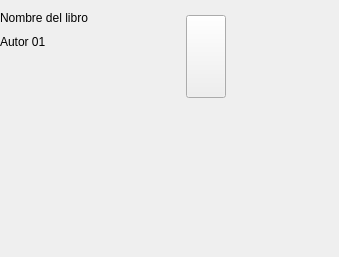
<?xml version="1.0" encoding="UTF-8"?>
<ui version="4.0">
 <class>LibraryBookToCollectionItem</class>
 <widget class="QWidget" name="LibraryBookToCollectionItem">
  <property name="geometry">
   <rect>
    <x>0</x>
    <y>0</y>
    <width>339</width>
    <height>257</height>
   </rect>
  </property>
  <property name="sizePolicy">
   <sizepolicy hsizetype="Preferred" vsizetype="Minimum">
    <horstretch>0</horstretch>
    <verstretch>0</verstretch>
   </sizepolicy>
  </property>
  <property name="windowTitle">
   <string>Form</string>
  </property>
  <property name="styleSheet">
   <string notr="true" />
  </property>
  <widget class="QWidget" name="BookToCollectionItemCont" native="true">
   <property name="geometry">
    <rect>
     <x>0</x>
     <y>0</y>
     <width>339</width>
     <height>78</height>
    </rect>
   </property>
   <property name="minimumSize">
    <size>
     <width>240</width>
     <height>55</height>
    </size>
   </property>
   <property name="maximumSize">
    <size>
     <width>339</width>
     <height>78</height>
    </size>
   </property>
   <property name="styleSheet">
    <string notr="true" />
   </property>
   <layout class="QHBoxLayout" name="horizontalLayout_3">
    <property name="spacing">
     <number>0</number>
    </property>
    <property name="margin">
     <number>0</number>
    </property>
    <item>
     <widget class="QWidget" name="bookCont" native="true">
      <property name="sizePolicy">
       <sizepolicy hsizetype="Expanding" vsizetype="Preferred">
        <horstretch>0</horstretch>
        <verstretch>0</verstretch>
       </sizepolicy>
      </property>
      <layout class="QVBoxLayout" name="verticalLayout">
       <property name="spacing">
        <number>0</number>
       </property>
       <property name="margin">
        <number>0</number>
       </property>
       <item>
        <widget class="ElidedLabel" name="bookTitleLabel">
         <property name="sizePolicy">
          <sizepolicy hsizetype="Expanding" vsizetype="Expanding">
           <horstretch>0</horstretch>
           <verstretch>0</verstretch>
          </sizepolicy>
         </property>
         <property name="minimumSize">
          <size>
           <width>0</width>
           <height>35</height>
          </size>
         </property>
         <property name="maximumSize">
          <size>
           <width>849</width>
           <height>49</height>
          </size>
         </property>
         <property name="text">
          <string>Nombre del libro</string>
         </property>
         <property name="alignment">
          <set>Qt::AlignLeading|Qt::AlignLeft|Qt::AlignVCenter</set>
         </property>
         <property name="wordWrap">
          <bool>false</bool>
         </property>
         <property name="indent">
          <number>0</number>
         </property>
        </widget>
       </item>
       <item>
        <widget class="ElidedLabel" name="booksNumberLlb">
         <property name="sizePolicy">
          <sizepolicy hsizetype="Preferred" vsizetype="Expanding">
           <horstretch>0</horstretch>
           <verstretch>0</verstretch>
          </sizepolicy>
         </property>
         <property name="minimumSize">
          <size>
           <width>0</width>
           <height>0</height>
          </size>
         </property>
         <property name="maximumSize">
          <size>
           <width>14142</width>
           <height>16777215</height>
          </size>
         </property>
         <property name="text">
          <string>Autor 01</string>
         </property>
         <property name="alignment">
          <set>Qt::AlignLeading|Qt::AlignLeft|Qt::AlignVCenter</set>
         </property>
         <property name="indent">
          <number>0</number>
         </property>
        </widget>
       </item>
       <item>
        <spacer name="verticalSpacer">
         <property name="orientation">
          <enum>Qt::Vertical</enum>
         </property>
         <property name="sizeHint" stdset="0">
          <size>
           <width>28</width>
           <height>57</height>
          </size>
         </property>
        </spacer>
       </item>
      </layout>
     </widget>
    </item>
    <item>
     <spacer name="horizontalSpacer">
      <property name="orientation">
       <enum>Qt::Horizontal</enum>
      </property>
      <property name="sizeType">
       <enum>QSizePolicy::Minimum</enum>
      </property>
      <property name="sizeHint" stdset="0">
       <size>
        <width>71</width>
        <height>28</height>
       </size>
      </property>
     </spacer>
    </item>
   </layout>
  </widget>
  <widget class="QWidget" name="addBookCont" native="true">
   <property name="geometry">
    <rect>
     <x>0</x>
     <y>0</y>
     <width>226</width>
     <height>113</height>
    </rect>
   </property>
   <layout class="QHBoxLayout" name="horizontalLayout">
    <property name="spacing">
     <number>0</number>
    </property>
    <property name="margin">
     <number>0</number>
    </property>
    <item>
     <spacer name="horizontalSpacer_2">
      <property name="orientation">
       <enum>Qt::Horizontal</enum>
      </property>
      <property name="sizeHint" stdset="0">
       <size>
        <width>57</width>
        <height>28</height>
       </size>
      </property>
     </spacer>
    </item>
    <item>
     <widget class="QPushButton" name="addBookToCollectionBtn">
      <property name="minimumSize">
       <size>
        <width>10</width>
        <height>59</height>
       </size>
      </property>
      <property name="maximumSize">
       <size>
        <width>71</width>
        <height>83</height>
       </size>
      </property>
      <property name="text">
       <string />
      </property>
      <property name="checkable">
       <bool>true</bool>
      </property>
      <property name="checked">
       <bool>false</bool>
      </property>
     </widget>
    </item>
   </layout>
  </widget>
 </widget>
 <customwidgets>
  <customwidget>
   <class>ElidedLabel</class>
   <extends>QLabel</extends>
   <header>ElidedLabel.h</header>
  </customwidget>
 </customwidgets>
 <resources>
  <include location="../Library800.qrc" />
 </resources>
 <connections />
</ui>
